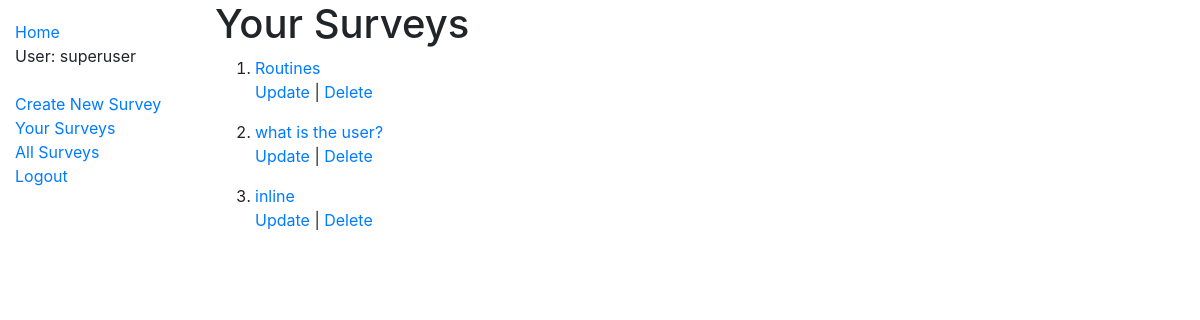
Page /catalog/mysurveys/ (signed in) on the committed database.
### catalog/models.py (models this page shows, shortened)
class Surveys(models.Model):
  id = models.UUIDField(primary_key=True, default=uuid.uuid4)
  name = models.CharField(max_length=300, blank=False)
  surveyer = models.ForeignKey(User, on_delete=models.SET_NULL, null=True, unique=False)
  class Meta:
    permissions = (('can_edit_survey', 'Edit Survey'),)

### catalog/views.py (the view)
# urls.py: path('mysurveys/', views.UserSurveys.as_view(), name='user-surveys'),
class UserSurveys(LoginRequiredMixin, generic.ListView):
  model = Surveys
  template_name = 'catalog/user_surveys_list.html'
  paginate_by = 10
  def get_queryset(self):
    return Surveys.objects.filter(surveyer=self.request.user)

### catalog/templates/catalog/user_surveys_list.html
{% extends 'base.html' %}
{% block content %}
  <h1>Your Surveys</h1>
  {% if surveys_list %}
  <ol>
    {% for surv in surveys_list %}
    <li>
      <a href='{% url 'surveys-detail' surv.pk %}'>{{surv.name}}</a>
      {% if surv.surveyer == request.user %}
        <p><a href='{% url 'surveys-update' surv.pk %}'>Update</a> | <a href='{% url 'surveys-delete' surv.pk %}'>Delete</a></p>
      {% endif %}
    </li>
    {% endfor %}
  </ol>
  {% else %}
    <p>You have no surveys.</p>
  {% endif %}
{% endblock %}

### catalog/templates/base.html (shortened to what this page needs)
<!DOCTYPE html>
<html lang = 'en'>
<head>
  <link rel="stylesheet" href="https://stackpath.bootstrapcdn.com/bootstrap/4.3.1/css/bootstrap.min.css">
  {% load static %}
  <link rel="stylesheet" href="{% static 'css/styles.css' %}">
</head>
<body>
  <div class="container-fluid">
    <div class="row">
      <div class="col-sm-2">
      {% block sidebar %}
        <ul class="sidebar-nav">
          <li><a href='{% url 'index' %}'>Home</a>
          {% if user.is_authenticated %}
          <li>User: {{ user.get_username }}</li><br>
          <li><a href='{% url 'surveys-create' %}'>Create New Survey</a></li>
          <li><a href='{% url 'user-surveys' %}'>Your Surveys</a></li>
          <li><a href='{% url 'surveys-list' %}'>All Surveys</a></li>
          <li><a href='{% url 'logout' %}'>Logout</a></li>
          {% else %}
          <li><a href='{% url 'login' %}'>Login</a></li>
          {% endif %}
        </ul>
      {% endblock %}
      </div>
      <div class='col-sm-10'>{% block content %}{% endblock %}</div>
  </div>
</body>
</html>

### catalog/static/css/styles.css (style rules this page uses)
.sidebar-nav { margin-top: 20px; padding: 0; list-style: none; }

### rows in the picture
Surveys: name "Routines", shows "Update"
Surveys: name "what is the user?", shows "Update"
Surveys: name "inline", shows "Update"

### other values in the picture
{{ user.get_username }} "superuser"
